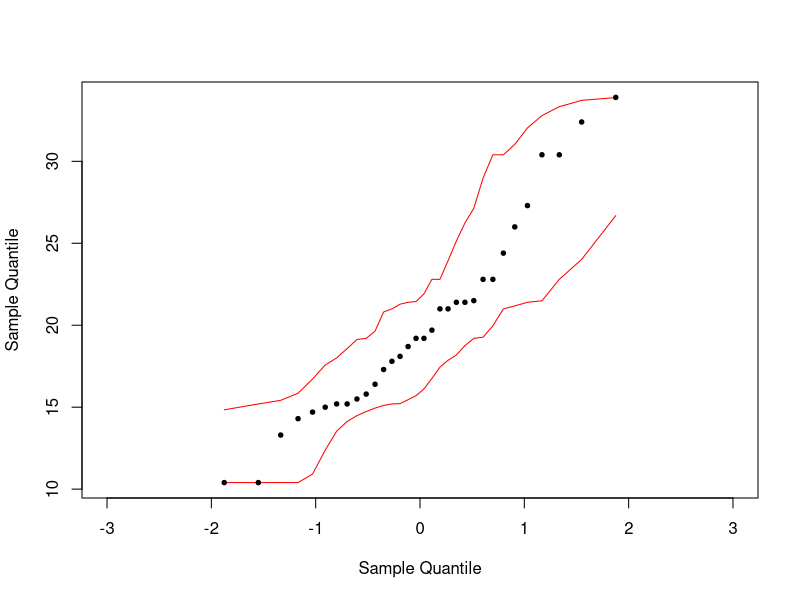

Here is the R script that generated this plot:
library(robustbase)

# auxiliary functions to build the tail-sensitive confidence bands with unknown paramters
QnScale <- function(x) {
	Qn(x, finite.corr = FALSE)
}

QnLocation <- function(x) {
	s_Qn(x, mu.too = TRUE)[[1]]
}

# tail-sensitive confidence bands
# adapted from Aldor-Noiman et al. (2013)
tsCb <- function(x,
								 mu = 0,
								 sigma = 1,
								 M = 1000,
								 alpha = .05,
								 plot = TRUE,
								 unknown = FALSE,
								 centerFunc = QnLocation,
								 scaleFunc = QnScale) {
	n <- length(x)
	upperCi <- rep(NA, n)
	lowerCi <- rep(NA, n)
	pValue <- matrix(NA, nrow = n, ncol = M)

	# simulate data
	sim <- NULL
	if (unknown) {
		for (i in 1:M) sim <- cbind(sim, sort(rnorm(n)))

		# scale the simulated data
		center <- apply(sim, 2, centerFunc)
		scale <- apply(sim, 2, scaleFunc)
		sim <- sweep(sweep(sim, 2, center, FUN = "-"), 2, scale, FUN = "/")

		# convert from norm to beta
		sim <- t(apply(sim, 1, pnorm))
	} else {
		for (i in 1:M) sim <- cbind(sim, sort(runif(n)))
	}

	# widen the CI to get a simultanoues 1-alpha CI
	for (i in 1:n) {
		tmp <- pbeta(sim[i, ], shape1 = i, shape2 = n + 1 - i)
		pValue[i, ] <- apply(cbind(tmp, 1 - tmp), 1, min)
	}

	critical <- apply(pValue, 2, min)
	criticalC <- quantile(critical, prob = alpha)

	upperCi <- qbeta(1 - criticalC, shape1 = 1:n, shape2 = n + 1 - (1:n))
	lowerCi <- qbeta(criticalC, shape1 = 1:n, shape2 = n + 1 - (1:n))

	# now translate back to sample quantiles
	# upperNorm <- qnorm(upperCi) # OLD
	# lowerNorm <- qnorm(lowerCi) # OLD
	upperNorm <- quantile(x, prob = upperCi) # MODIFIED
	lowerNorm <- quantile(x, prob = lowerCi) # MODIFIED

	if (plot == TRUE) {
		q.prob <- qnorm((1:n) / (n + 1))
		plot(
			q.prob,
			upperNorm,
			type = "l",
			col = "red",
			# ylim = c(-3, 3), # OLD
			ylim = c(min(x), max(x)), # MODIFIED
			xlim = c(-3, 3),
			ylab = "Sample Quantile",
			xlab = "Sample Quantile"
		)
		lines(q.prob, lowerNorm, col = "red")
		if (unknown) {
			# sampleZ <- (x - centerFunc(x)) / scaleFunc(x) # OLD
			sampleZ <- x # MODIFIED
		} else {
			sampleZ <- (x - mu) / sigma
		}
		print(sampleZ)
		points(q.prob, sort(sampleZ), pch = 19, cex = 0.6)
	}

	return(list(lower = lowerNorm, upper = upperNorm))
}

tsCb(mtcars$mpg, unknown = T)
